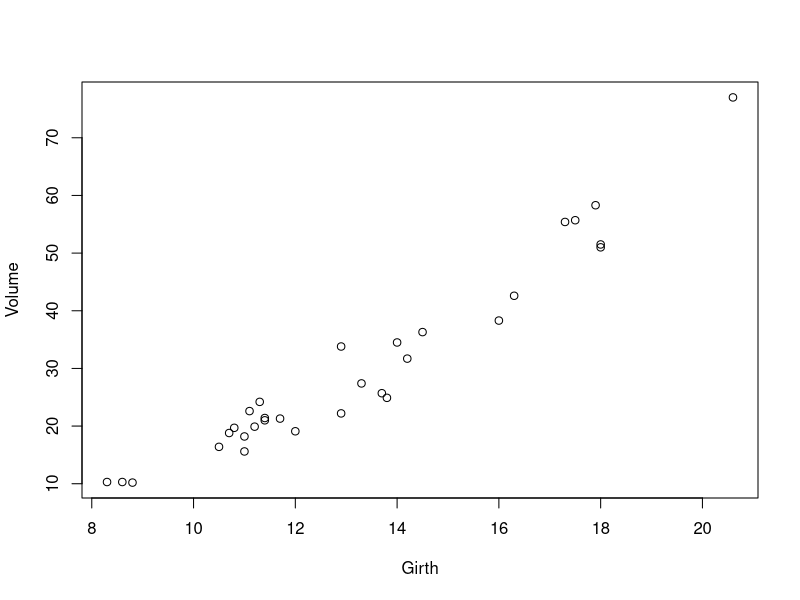
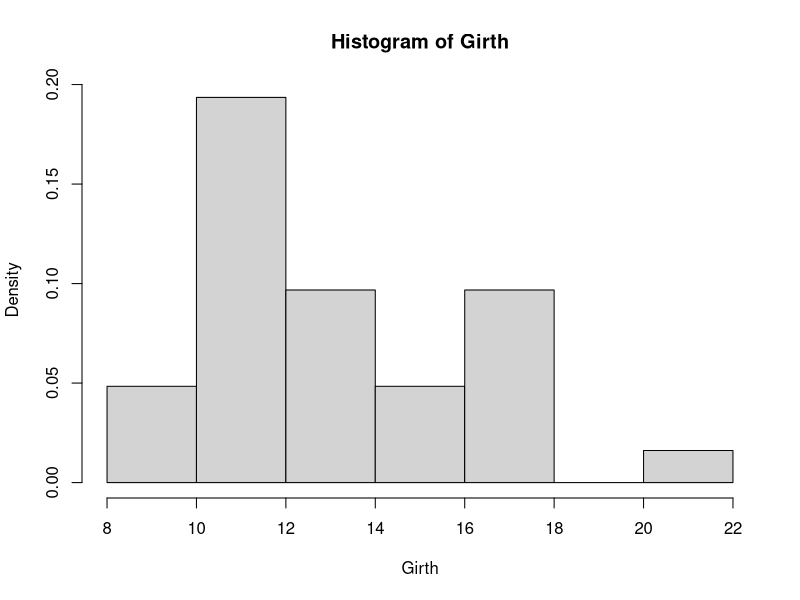
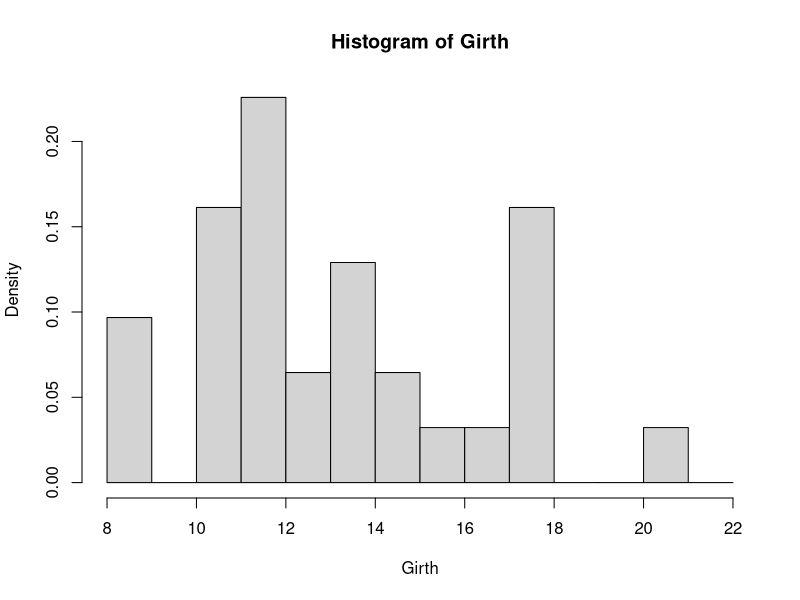
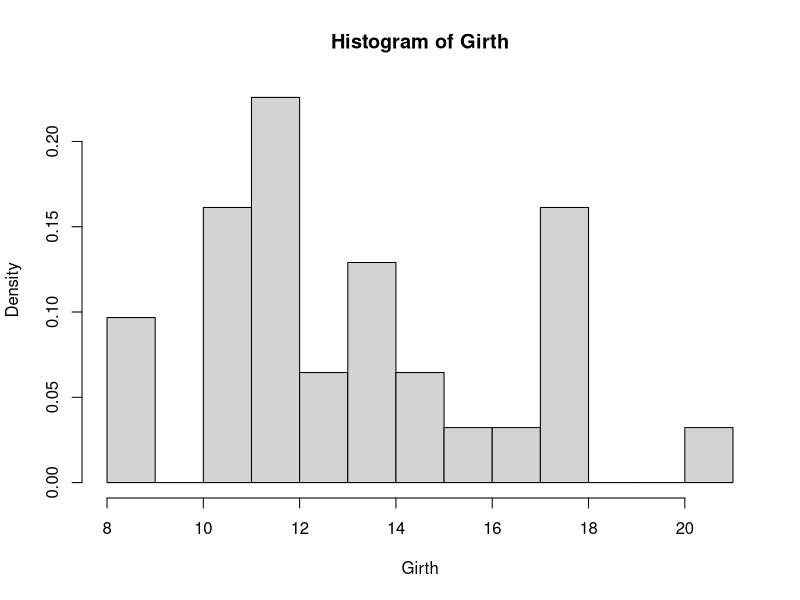
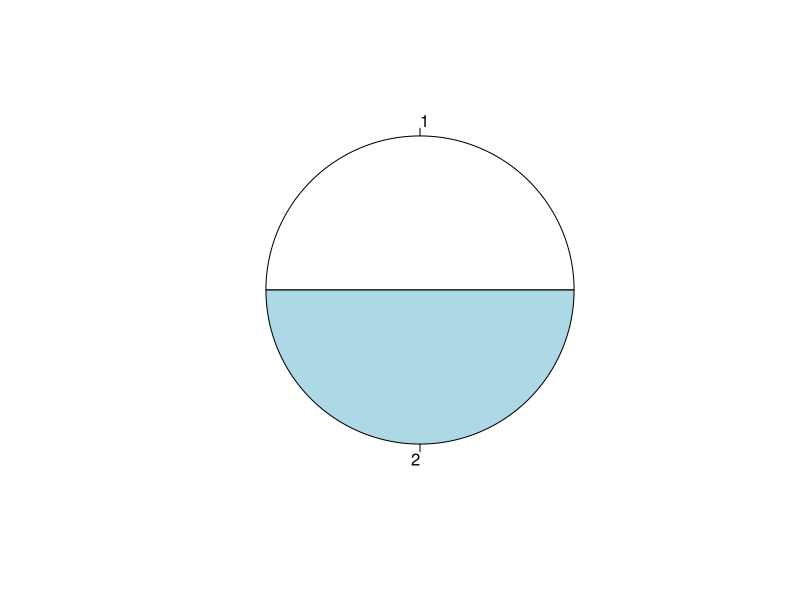
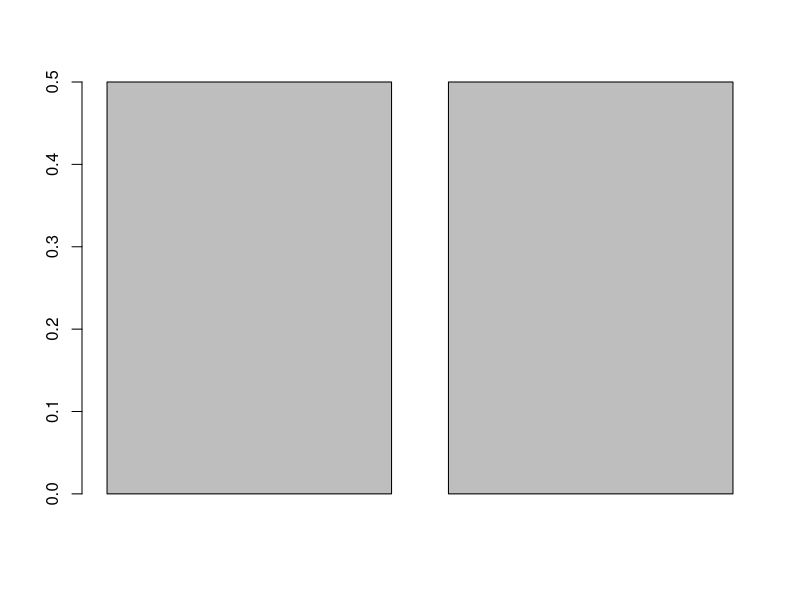
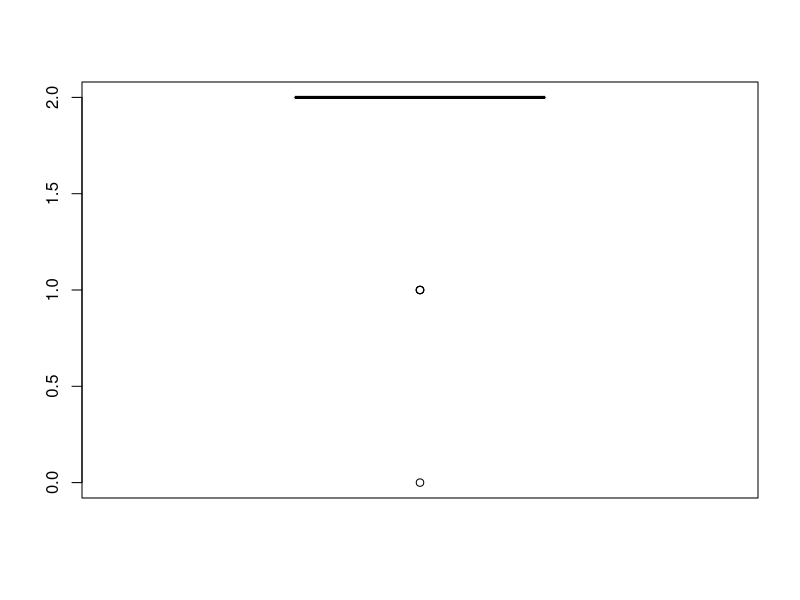
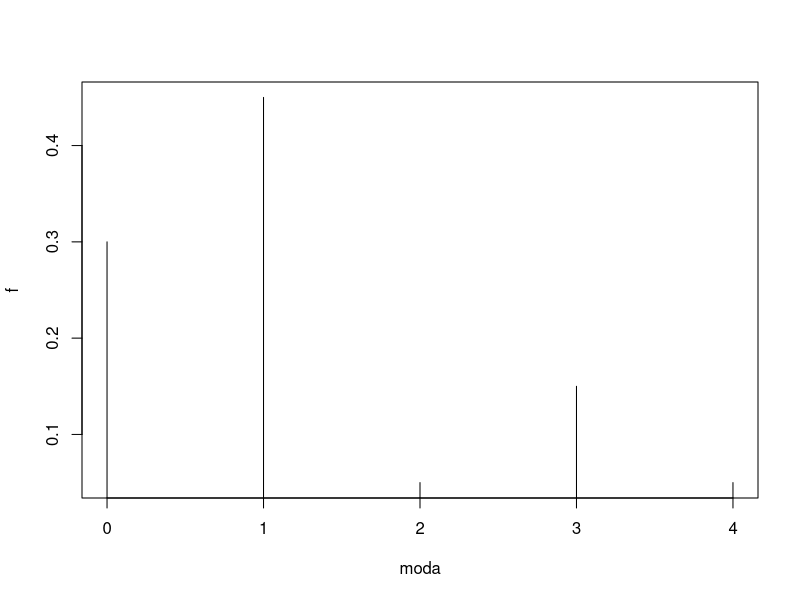

Here is the R script that generated these plots, in order:
# Addition
2+3

# Seqence
7:104
21:1
seq(0,1,0.1)
seq(0,1,length=50)
seq(0,1,length.out=50)

# Vector
x = c(-pi,021,sqrt(2),-10)
y = c('A','B','C')
z = c(T,T,F,T,F)
mode(z)
length(x)
c(x,y)

#repeat
rep(x,3)
rep(x,c(10,2,3,7))
#elements of vector
x[3]
x[-3]
z[c(2,4,5)]
# all the elements that positive
x[x>0]

Names=c('A','B','C')
Scores=c(20,7,15)
Names[Scores>12]

sort(x)
sort(x,dec=T)
order(x)

data(trees)
attach(trees)
plot(Girth,Volume)
# hist(Girth)
hist(Girth,fre=F)
x = Girth
moda=sort(unique(x))
moda
e = table(x)
hist(Girth,fre=F,breaks=c(8,9,10,11,12,13,14,15,16,17,18,19,20,21,22))
hist(Girth,fre=F,nclass=10)

###
#Boy/Girl
#     B   |   G
#   ____________
#     10  |   10 
mode=c('B','G')
e=c(10,10)
x = rep(mode,e)
f = e/sum(e)
pie(f)
barplot(f)

###
#Do you like statistic?
#     0  |   1   |   2
#     ___________________
#     1  |   3   |   16

e= c(1,3,16)
mode=c(0,1,2)
x=rep(mode,e)
boxplot(x)
f = e/sum(e)
F = cumsum(f)

### 
# Number of brothers/sisters
#     0  |   1   |   2    |   3   |   4
# ________________________________________
#     6  |   9   |   1    |   3   |   1
# numerical discrete data

moda = c(0,1,2,3,4)
e = c(6,9,1,3,1)
x=rep(moda,e)
mean(x)
median(x)
summary(x)
quantile(x,0.1)
f= e/sum(e)
plot(moda,f,type='h')
F = cumsum(f)
tau=1
plot(c(min(x)-tau,moda,max(x)+tau),c(0,F,1),type='s')

var(x)
sd(x)
boxplot(x)

####
x = rnorm(100)
moda = sort(unique(x))
e=table(x)
f = e/sum(e)
plot(moda,f,type='h')
summary(x)
F = FALSE
hist(x,fre=F,nclass=10)
#### X ~ N(mu,sigma) 
# mu-estimate = bar(X)
# sigma-estimate = sqrt(bar(X^2) - bar(X)^2)

y = seq(-10,10,0.01)
lines(y,dnorm(y,mean(x),sd(x)),col='blue')

### Galaxies data
library(MASS)
data(galaxies)
help(galaxies)
hist(galaxies,fre=F,nclass = 100)
y = seq(10000,35000,1)
lines(y,dnorm(y,mean(galaxies),sd(galaxies)),col='blue')

### Pressure data
data(pressure)
p = pressure$pressure
t = pressure$temperature
plot(t,p)
